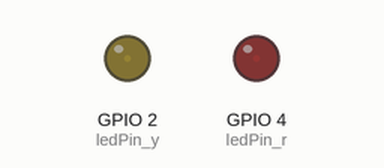
The sketch below on a simulated ESP32. Parts: output pins drawn as LEDs (lit = HIGH).

Above: at 0.05 s.
At 1.15 s:
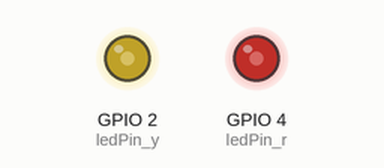
At 2.3 s:
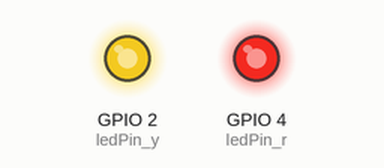
At 4.6 s:
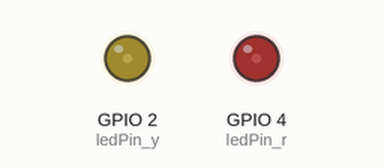
Timing chart, 0 to 6.7 s (numbered marks = the images above):
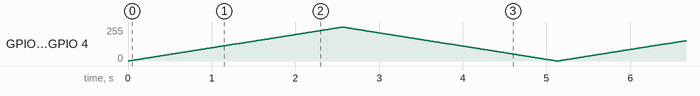

The sketch:

double_breath.ino
```cpp
const int ledPin_y = 2;
const int ledPin_r = 4;

const int freq = 5000;       // 频率 5000Hz
const int resolution = 8;    // 分辨率 8位 (0-255)

void setup() {
  Serial.begin(115200);
  ledcAttach(ledPin_r, freq, resolution);
  ledcAttach(ledPin_y, freq, resolution);
}

void loop() {
  for(int dutyCycle = 0; dutyCycle <= 255; dutyCycle++)
  {
    ledcWrite(ledPin_r, dutyCycle);
    ledcWrite(ledPin_y, dutyCycle);
    delay(10);
  }
  for(int dutyCycle = 255; dutyCycle >=0; dutyCycle--)
  {
    ledcWrite(ledPin_y, dutyCycle);
    ledcWrite(ledPin_r, dutyCycle);
    delay(10);
  }
}
```
